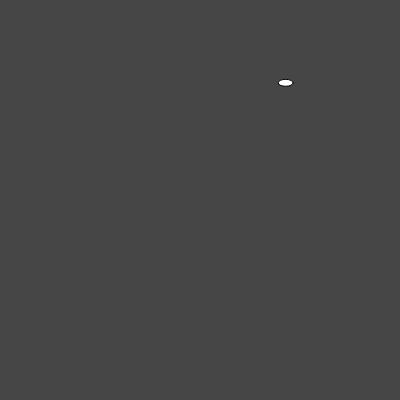
Frame 1 (no input)
Frame 60 (no input): blank canvas, image omitted
Frame 120 (the mouse pressed at the canvas centre since frame 60): blank canvas, image omitted

The p5.js sketch that drew this single still picture (run headless with seeded random() and noise() and a simulated clock; from frame 60 on, the mouse is pressed at the canvas centre):

// p5.js sketch
// ── sketch.js
function setup() {
  createCanvas(400, 400);
}

function draw() {
  background(70);
  createEllipse();
  setInterval(createEllipse, 2000);
}

function createEllipse() {
  ellipse(random([0], [400]), random([0], [400]), random([20], [40]), random([20], [40]));
}
